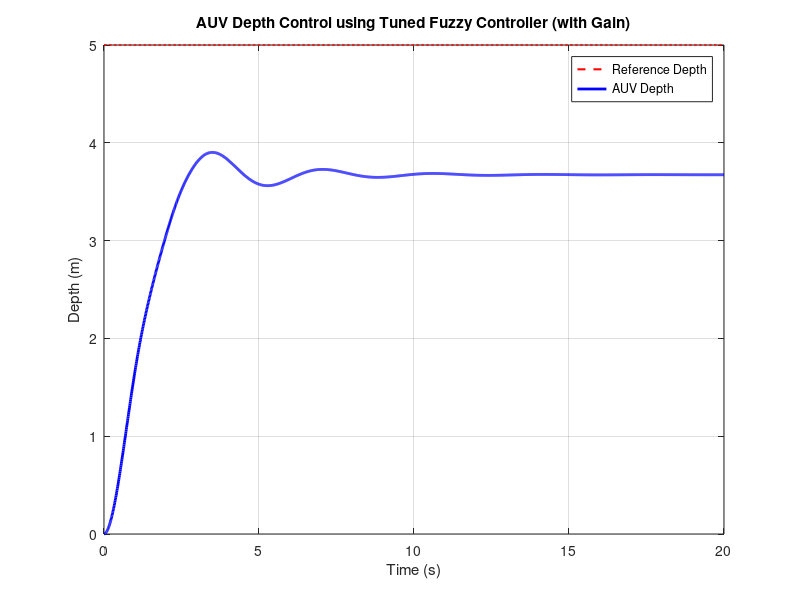

MATLAB code to generate this figure:
% Final Tuned Version - Fuzzy Rule-Based Controller with Output Gain
clc; clear; close all;

% --- AUV System Parameters ---
m = 5;  % mass
b = 4;  % damping
k = 3;  % stiffness

% --- Simulation Settings ---
dt = 0.01;
T = 20;
t = 0:dt:T;
N = length(t);
z_ref = 5 * ones(1, N);  % Desired depth

% Initial states
z = zeros(1, N);     % depth
dz = zeros(1, N);    % velocity
u = zeros(1, N);     % control input

% --- Membership Function (triangular) ---
mf = @(x, a, b, c) max(min((x - a)/(b - a), (c - x)/(c - b)), 0);
centers = linspace(-5, 5, 5);  % 5 MFs: NL, NS, ZE, PS, PL

% --- Tuned Rule Table (stronger control values) ---
rule_table = [ ...
    -20  -16  -12   -8   -4;
    -16  -12   -8   -4    0;
    -12   -8    0    8   12;
     -4    0    8   12   16;
      4    8   12   16   20];

% --- Simulation Loop ---
for i = 1:N-1
    e = z_ref(i) - z(i);   % error
    de = -dz(i);           % delta error

    % Fuzzification
    mu_e = arrayfun(@(c) mf(e, c-2, c, c+2), centers);
    mu_de = arrayfun(@(c) mf(de, c-2, c, c+2), centers);

    % Fuzzy inference (weighted rule output)
    u_sum = 0;
    w_sum = 0;
    for m = 1:5
        for n = 1:5
            w = mu_e(m) * mu_de(n);
            u_rule = rule_table(m, n);
            u_sum = u_sum + w * u_rule;
            w_sum = w_sum + w;
        end
    end

    % Defuzzification with output gain
    gain = 2.5;  % ← Adjustable gain factor
    u(i) = gain * (u_sum / (w_sum + 1e-6));  % Apply gain

    % AUV dynamics update
    ddz = (1/m) * (u(i) - b * dz(i) - k * z(i));
    dz(i+1) = dz(i) + ddz * dt;
    z(i+1)  = z(i) + dz(i+1) * dt;
end

% --- Plotting ---
figure;
plot(t, z_ref, 'r--', 'LineWidth', 1.5); hold on;
plot(t, z, 'b', 'LineWidth', 2);
xlabel('Time (s)');
ylabel('Depth (m)');
legend('Reference Depth', 'AUV Depth');
title('AUV Depth Control using Tuned Fuzzy Controller (with Gain)');
grid on;